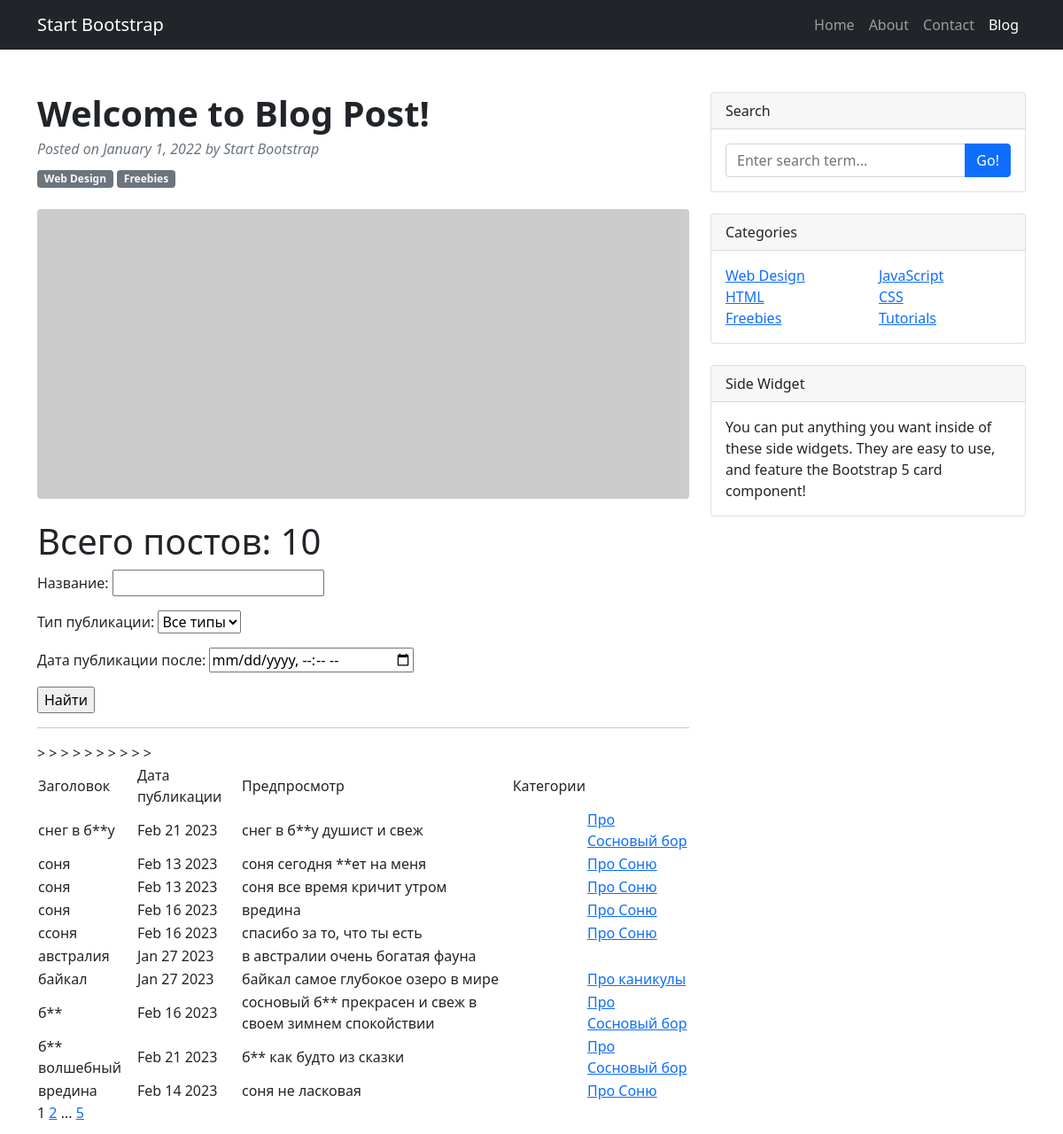
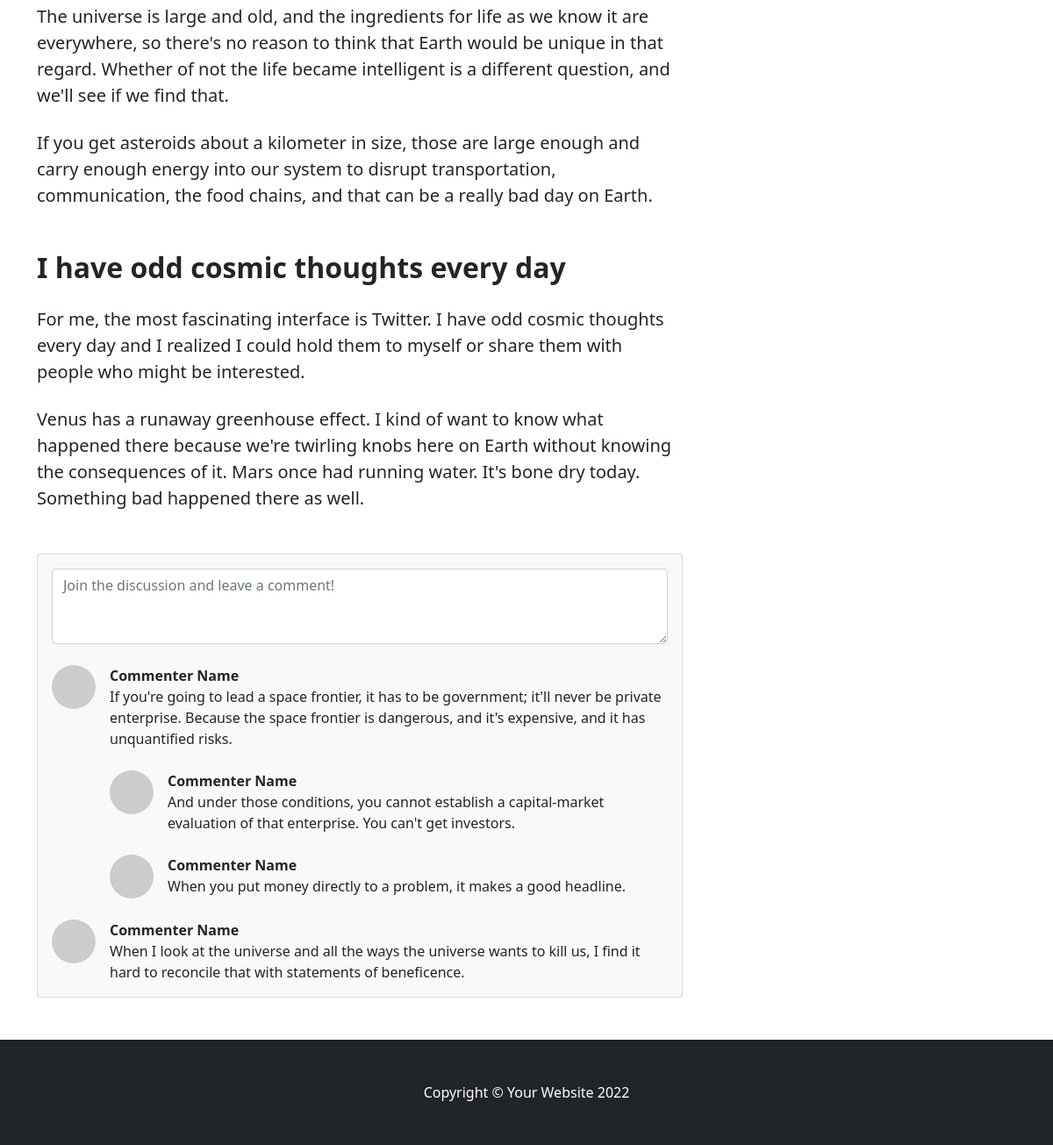
/posts/, run on the app's committed database (2 pictures, top to bottom).
### news/models.py (models this page shows, shortened)
class Post(models.Model):
    author = models.ForeignKey(Author, on_delete=models.CASCADE)
    TYPES = [
        ('AR', 'Статья'),
        ('NW', 'Новость')
    ]
    type = models.CharField(max_length=2,
                            choices=TYPES,
                            default='AR')
    time_in = models.DateTimeField(auto_now_add=True)
    topics = models.ManyToManyField(Category, through='PostCategory')
    title = models.CharField(max_length=64)
    text = models.TextField()
    rating_article = models.IntegerField(default=0)

class Category(models.Model):
    topic = models.CharField(max_length=64, unique=True)
    subscribers=models.ManyToManyField(User, related_name='categories')
    def __str__(self):
        return self.topic

### news/views.py (the view)
# urls.py: path('', cache_page(60*1)(PostsList.as_view()),name='post_list'),
class PostsList(ListView):
    model = Post
    ordering = 'title'
    template_name = 'flatpages/posts.html'
    context_object_name = 'posts'
    paginate_by = 10
    def get_queryset(self):
        queryset = super().get_queryset()
        self.filterset = PostFilter(self.request.GET, queryset)
        return self.filterset.qs
    def get_context_data(self, **kwargs):
        context = super().get_context_data(**kwargs)
        context['filterset'] = self.filterset
        return context

### news/templatetags/custom_filters.py (called while the page is built)
@register.filter()
def censor (value):
    if isinstance (value,str):
        for bw in BAD_WORDS:
            value = value.lower().replace(bw[1:].lower(),'*'*len(bw[1:]))
        return f'{value} '
    else:
        raise TypeError (f'Ошибка! {type(value)} не подходит')

### news/templatetags/custom_tags.py (called while the page is built)
@register.simple_tag(takes_context=True)
def url_replace(context, **kwargs):
   d = context['request'].GET.copy()
   for k, v in kwargs.items():
       d[k] = v
   return d.urlencode()

### templates/flatpages/posts.html (shortened to what this page needs)
{% extends 'flatpages/default.html' %}
{% load custom_filters %}
{% load custom_tags %}
        {% block content %}
            <h1> Всего постов: {{ posts|length }} </h1>
             <form action="" method="get">
                {{ filterset.form.as_p }}
                <input type="submit" value="Найти" />
            </form>
            <hr>
{% load cache %}
    {% cache 30 header %}
            {% if posts %}
                <table>
                    <tr>
                       <td> Заголовок </td>
                       <td> Дата публикации </td>
                       <td> Предпросмотр </td>
                       <td>Категории</td>
                    </tr>
                    {% for post in posts %}
                    <tr>
                        <td>{{ post.title|censor }}</td>
                        <td>{{ post.time_in|date:'M d Y'}}</td>
                        <td>{{ post.text|truncatewords:20|censor}}</td>
                        <td>
                        </td>>
                        <td>
                                {% for category in post.topics.all %}
                            <a href="{% url 'category_list' category.id %}">{{ category }}</a>
                                {% endfor %}
                        </td>
                    </tr>
                    {% endfor %}
                </table>
            {% else %}
                <h2> Постов нет!</h2>
            {% endif %}
    {% endcache %}
            {{ page_obj.number }}
            {% if page_obj.has_next %}
                <a href="?{% url_replace page=page_obj.next_page_number %}">{{ page_obj.next_page_number }}</a>
                {% if paginator.num_pages != page_obj.next_page_number %}
                    ...
                    <a href="?{% url_replace page=page_obj.paginator.num_pages %}">{{ page_obj.paginator.num_pages }}</a>
                {% endif %}
            {% endif %}
        {% endblock content %}

### templates/flatpages/default.html (shortened to what this page needs)
<!DOCTYPE html>
<html lang="en">
    <head>
        {% load static %}
        <link href="{% static 'css/styles.css' %}" rel="stylesheet" />
    </head>
    <body>
        <nav class="navbar navbar-expand-lg navbar-dark bg-dark">
            <div class="container">
                <a class="navbar-brand" href="#!">Start Bootstrap</a>
                <div class="collapse navbar-collapse" id="navbarSupportedContent">
                    <ul class="navbar-nav ms-auto mb-2 mb-lg-0">
                        <li class="nav-item"><a class="nav-link" href="#">Home</a></li>
                        <li class="nav-item"><a class="nav-link" href="#!">About</a></li>
                        <li class="nav-item"><a class="nav-link" href="#!">Contact</a></li>
                        <li class="nav-item"><a class="nav-link active" aria-current="page" href="#">Blog</a></li>
                    </ul>
                </div>
            </div>
        </nav>
        <div class="container mt-5">
            <div class="row">
                <div class="col-lg-8">
                    <article>
                        <header class="mb-4">
                            <h1 class="fw-bolder mb-1"> Welcome to Blog Post!</h1>
                            <div class="text-muted fst-italic mb-2">Posted on January 1, 2022 by Start Bootstrap</div>
                            <a class="badge bg-secondary text-decoration-none link-light" href="#!">Web Design</a>
                            <a class="badge bg-secondary text-decoration-none link-light" href="#!">Freebies</a>
                        </header>
                        <figure class="mb-4"><img class="img-fluid rounded" src="https://dummyimage.com/900x400/ced4da/6c757d.jpg" alt="..." /></figure>
                        <section class="mb-5">
                            <p class="fs-5 mb-4">
                                {% block content %}
                                {% endblock content %}
                            </p>
                            <p class="fs-5 mb-4">The universe is large and old, and the ingredients for life as we know it are everywhere, so there's no reason to think that Earth would be unique in that regard. Whether of not the life became intelligent is a different question, and we'll see if we find that.</p>
                            <p class="fs-5 mb-4">If you get asteroids about a kilometer in size, those are large enough and carry enough energy into our system to disrupt transportation, communication, the food chains, and that can be a really bad day on Earth.</p>
                            <h2 class="fw-bolder mb-4 mt-5">I have odd cosmic thoughts every day</h2>
                            <p class="fs-5 mb-4">For me, the most fascinating interface is Twitter. I have odd cosmic thoughts every day and I realized I could hold them to myself or share them with people who might be interested.</p>
                            <p class="fs-5 mb-4">Venus has a runaway greenhouse effect. I kind of want to know what happened there because we're twirling knobs here on Earth without knowing the consequences of it. Mars once had running water. It's bone dry today. Something bad happened there as well.</p>
                        </section>
                    </article>
                    <section class="mb-5">
                        <div class="card bg-light">
                            <div class="card-body">
                                <form class="mb-4"><textarea class="form-control" rows="3" placeholder="Join the discussion and leave a comment!"></textarea></form>
                                <div class="d-flex mb-4">
                                    <div class="flex-shrink-0"><img class="rounded-circle" src="https://dummyimage.com/50x50/ced4da/6c757d.jpg" alt="..." /></div>
                                    <div class="ms-3">
                                        <div class="fw-bold">Commenter Name</div>
                                        If you're going to lead a space frontier, it has to be government; it'll never be private enterprise. Because the space frontier is dangerous, and it's expensive, and it has unquantified risks.
                                        <div class="d-flex mt-4">
                                            <div class="flex-shrink-0"><img class="rounded-circle" src="https://dummyimage.com/50x50/ced4da/6c757d.jpg" alt="..." /></div>
                                            <div class="ms-3">
                                                <div class="fw-bold">Commenter Name</div>
                                                And under those conditions, you cannot establish a capital-market evaluation of that enterprise. You can't get investors.
                                            </div>
                                        </div>
                                        <div class="d-flex mt-4">
                                            <div class="flex-shrink-0"><img class="rounded-circle" src="https://dummyimage.com/50x50/ced4da/6c757d.jpg" alt="..." /></div>
                                            <div class="ms-3">
                                                <div class="fw-bold">Commenter Name</div>
                                                When you put money directly to a problem, it makes a good headline.
                                            </div>
                                        </div>
                                    </div>
                                </div>
                                <div class="d-flex">
                                    <div class="flex-shrink-0"><img class="rounded-circle" src="https://dummyimage.com/50x50/ced4da/6c757d.jpg" alt="..." /></div>
                                    <div class="ms-3">
                                        <div class="fw-bold">Commenter Name</div>
                                        When I look at the universe and all the ways the universe wants to kill us, I find it hard to reconcile that with statements of beneficence.
                                    </div>
                                </div>
                            </div>
                        </div>
                    </section>
                </div>
                <div class="col-lg-4">
                    <div class="card mb-4">
                        <div class="card-header">Search</div>
                        <div class="card-body">
                            <div class="input-group">
                                <input class="form-control" type="text" placeholder="Enter search term..." aria-label="Enter search term..." aria-describedby="button-search" />
                                <button class="btn btn-primary" id="button-search" type="button">Go!</button>
                            </div>
                        </div>
                    </div>
                    <div class="card mb-4">
                        <div class="card-header">Categories</div>
                        <div class="card-body">
                            <div class="row">
                                <div class="col-sm-6">
                                    <ul class="list-unstyled mb-0">
                                        <li><a href="#!">Web Design</a></li>
                                        <li><a href="#!">HTML</a></li>
                                        <li><a href="#!">Freebies</a></li>
                                    </ul>
                                </div>
                                <div class="col-sm-6">
                                    <ul class="list-unstyled mb-0">
                                        <li><a href="#!">JavaScript</a></li>
                                        <li><a href="#!">CSS</a></li>
                                        <li><a href="#!">Tutorials</a></li>
                                    </ul>
                                </div>
                            </div>
                        </div>
                    </div>
                    <div class="card mb-4">
                        <div class="card-header">Side Widget</div>
                        <div class="card-body">You can put anything you want inside of these side widgets. They are easy to use, and feature the Bootstrap 5 card component!</div>
                    </div>
                </div>
            </div>
        </div>
        <footer class="py-5 bg-dark">
            <div class="container"><p class="m-0 text-center text-white">Copyright &copy; Your Website 2022</p></div>
        </footer>
    </body>
</html>

### data on the page
Post: title|censor "cнег в б**у", time_in "Feb 21 2023", text|censor "снег в б**у душист и свеж"
Category: topic "Про Сосновый бор"
Post: title|censor "cоня", time_in "Feb 13 2023", text|censor "соня сегодня **ет на меня"
Category: topic "Про Соню"
Post: title|censor "cоня", time_in "Feb 13 2023", text|censor "соня все время кричит утром"
Post: title|censor "cоня", time_in "Feb 16 2023", text|censor "вредина"
Post: title|censor "cсоня", time_in "Feb 16 2023", text|censor "спасибо за то, что ты есть"
Post: title|censor "австралия", time_in "Jan 27 2023", text|censor "в австралии очень богатая фауна"
Post: title|censor "байкал", time_in "Jan 27 2023", text|censor "байкал самое глубокое озеро в мире"
Category: topic "Про каникулы"
Post: title|censor "б**", time_in "Feb 16 2023", text|censor "сосновый б** прекрасен и свеж в своем зимнем спокойствии"
Post: title|censor "б** волшебный", time_in "Feb 21 2023", text|censor "б** как будто из сказки"
Post: title|censor "вредина", time_in "Feb 14 2023", text|censor "соня не ласковая"

### other printed values
{{ posts|length }} "10"
{{ page_obj.number }} "1"
{{ page_obj.next_page_number }} "2"
{{ page_obj.paginator.num_pages }} "5"
